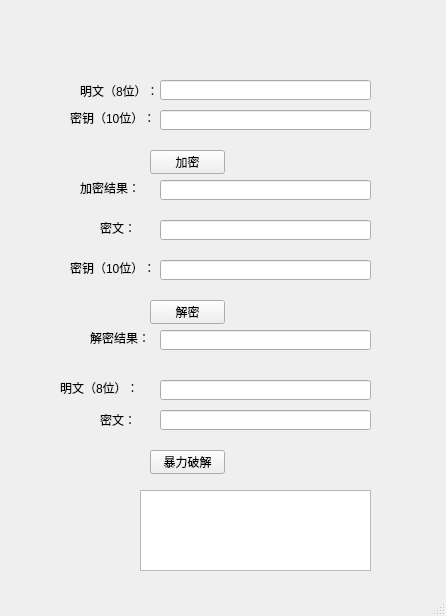
<?xml version="1.0" encoding="UTF-8"?>
<ui version="4.0">
 <class>MainWindow</class>
 <widget class="QMainWindow" name="MainWindow">
  <property name="geometry">
   <rect>
    <x>0</x>
    <y>0</y>
    <width>446</width>
    <height>616</height>
   </rect>
  </property>
  <property name="windowTitle">
   <string>MainWindow</string>
  </property>
  <widget class="QWidget" name="centralwidget">
   <widget class="QLabel" name="label">
    <property name="geometry">
     <rect>
      <x>80</x>
      <y>80</y>
      <width>81</width>
      <height>21</height>
     </rect>
    </property>
    <property name="text">
     <string>明文（8位）：：</string>
    </property>
   </widget>
   <widget class="QLabel" name="label_2">
    <property name="geometry">
     <rect>
      <x>70</x>
      <y>110</y>
      <width>101</width>
      <height>16</height>
     </rect>
    </property>
    <property name="text">
     <string>密钥（10位）：</string>
    </property>
   </widget>
   <widget class="QLineEdit" name="lineEdit">
    <property name="geometry">
     <rect>
      <x>160</x>
      <y>80</y>
      <width>211</width>
      <height>20</height>
     </rect>
    </property>
   </widget>
   <widget class="QLineEdit" name="lineEdit_2">
    <property name="geometry">
     <rect>
      <x>160</x>
      <y>110</y>
      <width>211</width>
      <height>20</height>
     </rect>
    </property>
   </widget>
   <widget class="QPushButton" name="pushButton">
    <property name="geometry">
     <rect>
      <x>150</x>
      <y>150</y>
      <width>75</width>
      <height>24</height>
     </rect>
    </property>
    <property name="text">
     <string>加密</string>
    </property>
   </widget>
   <widget class="QLabel" name="label_3">
    <property name="geometry">
     <rect>
      <x>100</x>
      <y>220</y>
      <width>91</width>
      <height>16</height>
     </rect>
    </property>
    <property name="text">
     <string>密文：</string>
    </property>
   </widget>
   <widget class="QLineEdit" name="lineEdit_3">
    <property name="geometry">
     <rect>
      <x>160</x>
      <y>180</y>
      <width>211</width>
      <height>20</height>
     </rect>
    </property>
   </widget>
   <widget class="QLabel" name="label_4">
    <property name="geometry">
     <rect>
      <x>70</x>
      <y>260</y>
      <width>101</width>
      <height>16</height>
     </rect>
    </property>
    <property name="text">
     <string>密钥（10位）：</string>
    </property>
   </widget>
   <widget class="QLineEdit" name="lineEdit_4">
    <property name="geometry">
     <rect>
      <x>160</x>
      <y>220</y>
      <width>211</width>
      <height>20</height>
     </rect>
    </property>
    <property name="text">
     <string/>
    </property>
   </widget>
   <widget class="QPushButton" name="pushButton_2">
    <property name="geometry">
     <rect>
      <x>150</x>
      <y>300</y>
      <width>75</width>
      <height>24</height>
     </rect>
    </property>
    <property name="text">
     <string>解密</string>
    </property>
   </widget>
   <widget class="QLabel" name="label_5">
    <property name="geometry">
     <rect>
      <x>80</x>
      <y>290</y>
      <width>54</width>
      <height>16</height>
     </rect>
    </property>
    <property name="text">
     <string/>
    </property>
   </widget>
   <widget class="QLabel" name="label_6">
    <property name="geometry">
     <rect>
      <x>60</x>
      <y>380</y>
      <width>81</width>
      <height>16</height>
     </rect>
    </property>
    <property name="text">
     <string>明文（8位）：</string>
    </property>
   </widget>
   <widget class="QLineEdit" name="lineEdit_5">
    <property name="geometry">
     <rect>
      <x>160</x>
      <y>260</y>
      <width>211</width>
      <height>20</height>
     </rect>
    </property>
   </widget>
   <widget class="QLabel" name="label_7">
    <property name="geometry">
     <rect>
      <x>100</x>
      <y>410</y>
      <width>54</width>
      <height>20</height>
     </rect>
    </property>
    <property name="text">
     <string>密文：</string>
    </property>
   </widget>
   <widget class="QLineEdit" name="lineEdit_6">
    <property name="geometry">
     <rect>
      <x>160</x>
      <y>330</y>
      <width>211</width>
      <height>20</height>
     </rect>
    </property>
   </widget>
   <widget class="QPushButton" name="pushButton_3">
    <property name="geometry">
     <rect>
      <x>150</x>
      <y>450</y>
      <width>75</width>
      <height>24</height>
     </rect>
    </property>
    <property name="text">
     <string>暴力破解</string>
    </property>
   </widget>
   <widget class="QTextEdit" name="textEdit">
    <property name="geometry">
     <rect>
      <x>140</x>
      <y>490</y>
      <width>231</width>
      <height>81</height>
     </rect>
    </property>
   </widget>
   <widget class="QLabel" name="label_8">
    <property name="geometry">
     <rect>
      <x>80</x>
      <y>180</y>
      <width>81</width>
      <height>16</height>
     </rect>
    </property>
    <property name="text">
     <string>加密结果：</string>
    </property>
   </widget>
   <widget class="QLabel" name="label_9">
    <property name="geometry">
     <rect>
      <x>90</x>
      <y>330</y>
      <width>71</width>
      <height>16</height>
     </rect>
    </property>
    <property name="text">
     <string>解密结果：</string>
    </property>
   </widget>
   <widget class="QLineEdit" name="lineEdit_7">
    <property name="geometry">
     <rect>
      <x>160</x>
      <y>380</y>
      <width>211</width>
      <height>20</height>
     </rect>
    </property>
   </widget>
   <widget class="QLineEdit" name="lineEdit_8">
    <property name="geometry">
     <rect>
      <x>160</x>
      <y>410</y>
      <width>211</width>
      <height>20</height>
     </rect>
    </property>
   </widget>
  </widget>
  <widget class="QStatusBar" name="statusbar"/>
 </widget>
 <resources/>
 <connections/>
</ui>
